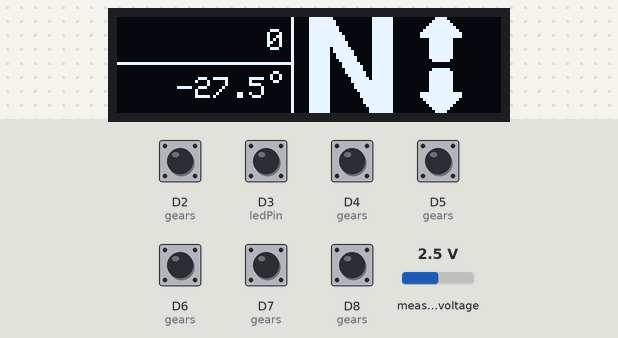
A program run on a simulated nRF52 board. Shown: 128×32 one-colour display. The inputs (shaded band) are chosen by the test bench; at power-on: D2 (gears), D3 (ledPin), D4 (gears), D5 (gears), D6 (gears), D7 (gears), D8 (gears) HIGH, measured voltage 2.5 V.

Above: at 1.2 s.
1.3 s: D2 (gears) pulled LOW for 0.15 s
At 2.5 s:
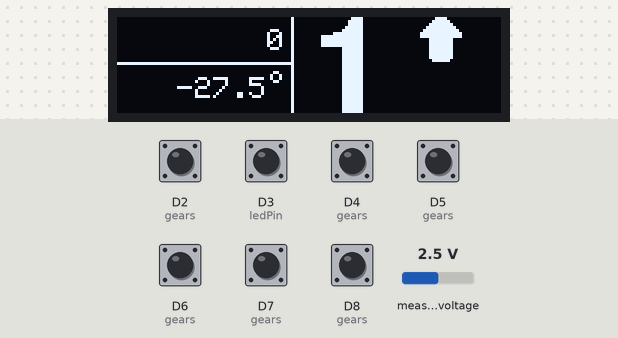
2.9 s: D3 (ledPin) pulled LOW for 0.15 s
At 3.3 s:
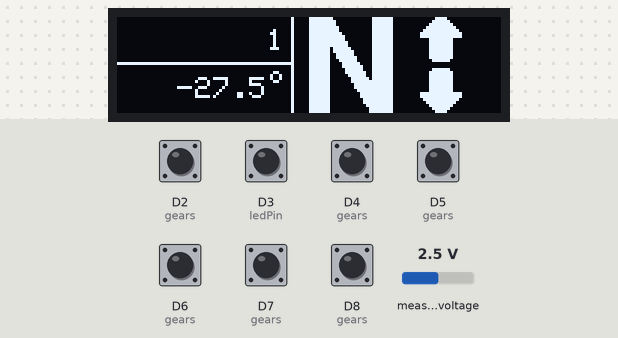
4.5 s: D4 (gears) pulled LOW for 0.15 s
At 4.8 s:
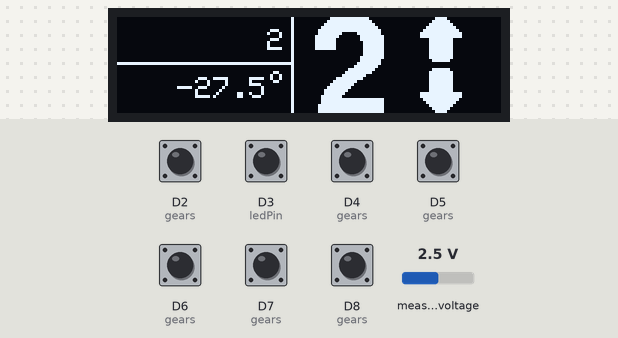
6.1 s: D8 (gears) pulled LOW for 0.15 s
At 6.7 s:
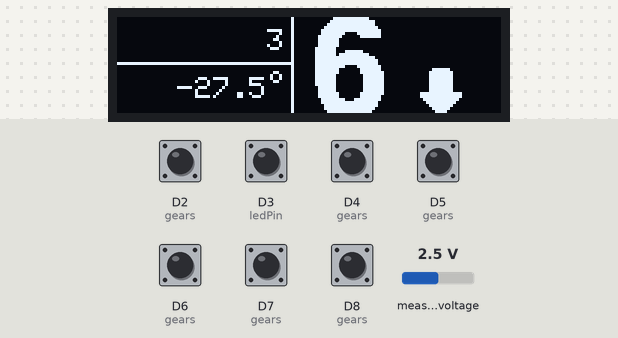
7.7 s: measured voltage set to 0.1 V
At 8.9 s:
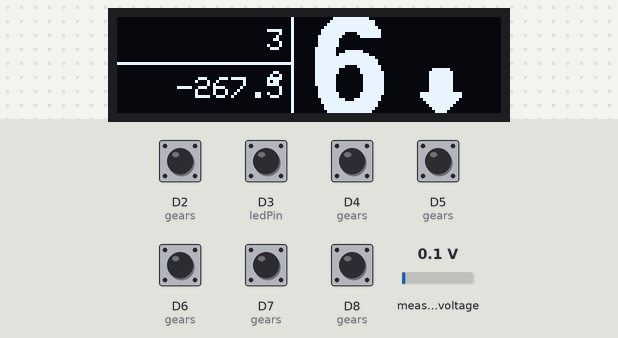
9.9 s: D5 (gears) pulled LOW for 0.15 s
At 10.3 s:
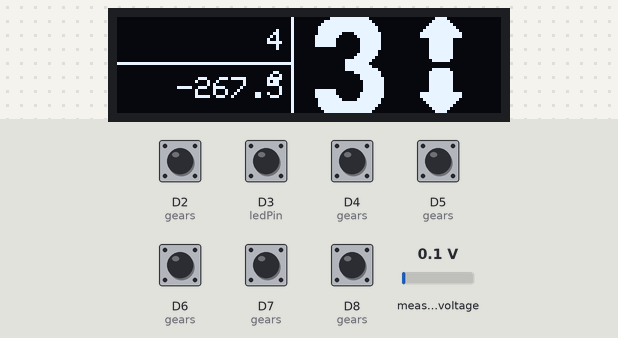
Timing chart, 0 to 12.9 s (numbered marks = the images above; inputs shaded):
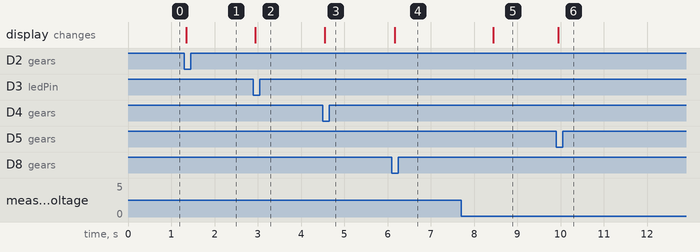

Measured:
- after the input at 1.3 s, the display: changes after 0.05 s (image 1)
- after the input at 2.9 s, the display: changes at once (image 2)
- after the input at 4.5 s, the display: changes after 0.05 s (image 3)
- after the input at 6.1 s, the display: changes after 0.06 s (image 4)
- after the input at 7.7 s, the display: changes after 0.74 s (image 5)
- after the input at 9.9 s, the display: changes after 0.05 s (image 6)

The program:

main.cpp
```cpp
/*
**------------------------------------------------------------------------------
** ArduGearIndicator:
**
** Keeps track of gear changes based on GPIO inputs.
** Displays the current gear on an Adafruit 1603 OLED
**------------------------------------------------------------------------------
*/
/*
**------------------------------------------------------------------------------
** References
**------------------------------------------------------------------------------
*/
#include <Arduino.h>
#include <Wire.h>
#include <Adafruit_SSD1306.h>
#include <Adafruit_GFX.h>
#include <Adafruit_ADS1015.h>
#include <fonts/FreeSansBold24pt7b.h>
#include <stdint.h>
#include <bitmaps.h>

/*
**------------------------------------------------------------------------------
** Macros
**------------------------------------------------------------------------------
*/
#define PORTRAIT    0
#define LANDSCAPE   1


#define _SESSIONCOUNTER_
#define _THERMOMETER_
//#define _INVERTED_DISPLAY_
#define _ARROWINDICATORS_
#define ORIENTATION LANDSCAPE

/*
**------------------------------------------------------------------------------
** Types
**------------------------------------------------------------------------------
*/
typedef struct
{
    char name[8];
    uint8_t pin;
    uint8_t xOffset;
}indicator_t;

/*
**------------------------------------------------------------------------------
** Constants
**------------------------------------------------------------------------------
*/

#define SCREEN_WIDTH         128        // OLED display width, in pixels
#define SCREEN_HEIGHT        32         // OLED display height, in pixels

#if (ORIENTATION == PORTRAIT)
const indicator_t gears[7] =
{
    { "1", 2, 4 },
    { "N", 3, 0 },
    { "2", 4, 4 },
    { "3", 5, 4 },
    { "4", 6, 4 },
    { "5", 7, 4 },
    { "6", 8, 4 }
};
#elif (ORIENTATION == LANDSCAPE)
const indicator_t gears[7] =
{
    { "1", 2, 64 },
    { "N", 3, 60 },
    { "2", 4, 64 },
    { "3", 5, 64 },
    { "4", 6, 64 },
    { "5", 7, 64 },
    { "6", 8, 64 }
};
#endif

const int16_t ledPin = LED_BUILTIN;

#if (ORIENTATION == PORTRAIT)
const int16_t yBasePos = 60;
const int16_t tempYPos = 110;
const int16_t yTopTextPos = 17;
#elif (ORIENTATION == LANDSCAPE)
const int16_t yBasePos = 32;
const int16_t tempYPos = 20;
const int16_t yTopTextPos = 0;
#endif

#ifdef _THERMOMETER_
#define SAMPLEDELAY         100U
#if (ORIENTATION == PORTRAIT)
const int16_t degXPos = 0;
const int16_t degYPos = tempYPos - 2;
#elif (ORIENTATION == LANDSCAPE)
const int16_t degXPos = 51;
const int16_t degYPos = tempYPos - 2;
#endif
#endif

#ifdef _ARROWINDICATORS_

#if (ORIENTATION == PORTRAIT)
const int16_t upXPos = 16;
const int16_t upYPos = yBasePos + 16;
const int16_t dnXPos = 0;
const int16_t dnYPos = yBasePos + 16;
#elif (ORIENTATION == LANDSCAPE)
const int16_t upXPos = 100;
const int16_t upYPos = yBasePos - 33;
const int16_t dnXPos = 100;
const int16_t dnYPos = yBasePos - 15;
#endif
#endif

#define SLEEPDELAY          1000U

/*
**------------------------------------------------------------------------------
** Function prototypes
**------------------------------------------------------------------------------
*/
void drawGearInfo(int16_t);
float measureT(void);

/*
**------------------------------------------------------------------------------
** Locals
**------------------------------------------------------------------------------
*/
Adafruit_SSD1306 display(SCREEN_WIDTH, SCREEN_HEIGHT, &Wire, -1, 200000, 200000);
Adafruit_ADS1115 adc(0x48);
static uint32_t changeCounter = 0;
static float temperature = 12.34;
static int16_t firstRun = true;

/*
**------------------------------------------------------------------------------
** Functions
**------------------------------------------------------------------------------
*/
/*
**------------------------------------------------------------------------------
** sleepDisplay:
**
** Sets teh display into sleep mode
**------------------------------------------------------------------------------
*/
void sleepDisplay(Adafruit_SSD1306* display)
{
    display->ssd1306_command(SSD1306_DISPLAYOFF);
}

/*
**------------------------------------------------------------------------------
** wakeDisplay:
**
** Wakes the display from sleep mode
**------------------------------------------------------------------------------
*/
void wakeDisplay(Adafruit_SSD1306* display)
{
    display->ssd1306_command(SSD1306_DISPLAYON);
}

/*
**------------------------------------------------------------------------------
** setup:
**
** See name
**------------------------------------------------------------------------------
*/
void setup(void)
{
    uint16_t i;

    pinMode(ledPin, OUTPUT);

    Serial.begin(19200);
    Wire.begin();

    temperature = measureT();

    for(i = 0 ; i < sizeof(gears)/sizeof(indicator_t) ; i++)
    {
        pinMode(gears[i].pin, INPUT_PULLUP);
    }

    //Set up the display
    if (!display.begin(SSD1306_SWITCHCAPVCC, 0x3c))  // Address 0x3D for 128x64, 0x3c for 128x32
    {
        for (;;)
        Serial.println(F("Channel display allocation failed")); // Don't proceed, loop forever
    }

    display.clearDisplay();
    display.setTextSize(1);      // Normal 1:1 pixel scale
    display.setTextColor(WHITE); // Draw white text
#if (ORIENTATION == PORTRAIT)
    display.setRotation(1);
#elif (ORIENTATION == LANDSCAPE)
    display.setRotation(0);
#endif
    display.cp437(true);
    #ifdef _INVERTED_DISPLAY_
    display.invertDisplay(true);
    #endif

    wakeDisplay(&display);
    drawGearInfo(1);
}

#ifdef _SESSIONCOUNTER_
void drawSessionCounter(void)
{
    static char str[10];

    //Current session counter
#if (ORIENTATION == PORTRAIT)
    display.writeLine(0, yTopTextPos + 4, 31, yTopTextPos + 4, WHITE);
    display.setCursor(0, yTopTextPos);
#elif (ORIENTATION == LANDSCAPE)
    display.writeLine(0, yTopTextPos + 15, 58, yTopTextPos + 15, WHITE);    //horizontal line
    display.writeLine(58, 0, 58, SCREEN_HEIGHT, WHITE);                     //vertical line
    display.setCursor(26, yTopTextPos+10);
#endif
    display.setFont();
    sprintf(str, "% 5lu", changeCounter);
    display.print(str);
}
#endif

#ifdef _THERMOMETER_
void drawTemperature(void)
{
    static char str[10];

    //Clear the screen area
#if (ORIENTATION == PORTRAIT)
    display.fillRect(0, tempYPos - 4, SCREEN_HEIGHT, SCREEN_WIDTH - (tempYPos - 4), BLACK);
    display.drawBitmap(degXPos, degYPos, degIcon, DEGICON_WIDTH, DEGICON_HEIGHT, WHITE);
    display.setFont();
    display.writeLine(0, tempYPos - 4, 31, tempYPos - 4, WHITE);
#elif (ORIENTATION == LANDSCAPE)
    display.fillRect(0, tempYPos - 4, 57, SCREEN_HEIGHT - tempYPos, BLACK);
    display.drawBitmap(degXPos, degYPos, degIcon, DEGICON_WIDTH, DEGICON_HEIGHT, WHITE);
    display.setFont();
    display.writeLine(0, tempYPos - 5, 58, tempYPos - 5, WHITE);            //horizontal line
    display.writeLine(58, 0, 58, SCREEN_HEIGHT, WHITE);                     //vertical line
#endif

    //Temperature
    int16_t t = temperature;
    uint16_t dec = (temperature * 10);
    dec %= 10;
    sprintf(str, "% 2d.%1u", t, dec);
#if (ORIENTATION == PORTRAIT)
    display.setCursor(0, tempYPos);
#elif (ORIENTATION == LANDSCAPE)
    display.setCursor(20, tempYPos);
#endif
    display.print(str);
}
#endif

/*
**------------------------------------------------------------------------------
** drawGearInfo:
**
** Draws everything about hte current gear
**------------------------------------------------------------------------------
*/
void drawGearInfo(int16_t gear)
{
    static char str[10];

    display.clearDisplay();

#ifdef _ARROWINDICATORS_
    //Possible changes
    if(gear == 0)
    {
        //Only up
        display.drawBitmap(upXPos, upYPos, upIcon, ARROWICON_WIDTH, ARROWICON_HEIGHT, WHITE);
    }
    else if (gear == sizeof(gears)/sizeof(indicator_t) - 1)
    {
        //Only down
        display.drawBitmap(dnXPos, dnYPos, dnIcon, ARROWICON_WIDTH, ARROWICON_HEIGHT, WHITE);
    }
    else
    {
        //Both up and down
        display.drawBitmap(upXPos, upYPos, upIcon, ARROWICON_WIDTH, ARROWICON_HEIGHT, WHITE);
        display.drawBitmap(dnXPos, dnYPos, dnIcon, ARROWICON_WIDTH, ARROWICON_HEIGHT, WHITE);
    }
#endif

    //Current gear number
#if (defined(_SESSIONCOUNTER_) || defined(_THERMOMETER_)) && (ORIENTATION == LANDSCAPE)
    //fixes a weird bug where graphic fonts are offset if mixed with the default font
    display.setCursor(gears[gear].xOffset, yBasePos-6);
#else
    display.setCursor(gears[gear].xOffset, yBasePos);
#endif
    display.setFont(&FreeSansBold24pt7b);
    sprintf(str, "%s", gears[gear].name);
    display.print(str);

#ifdef _SESSIONCOUNTER_
    drawSessionCounter();
#endif

#ifdef _THERMOMETER_
    drawTemperature();
#endif

    display.display();
}

/*
**------------------------------------------------------------------------------
** gearChanged:
**
** Checks for gear changes and keeps count of the gear changes so far
**------------------------------------------------------------------------------
*/
int16_t gearChanged(int16_t gear, int16_t lastGear)
{
    if(!digitalRead(gears[gear].pin) && (gears[gear].pin != lastGear))
    {
        if(firstRun)
        {
            firstRun = false;
        }
        else
        {
            changeCounter++;
        }
        return true;
    }
    return false;
}

/*
**------------------------------------------------------------------------------
** measureT:
**
** Reads a LM335 thermometer on A0 ands returns degrees Celsius
**------------------------------------------------------------------------------
*/
float measureT(void)
{
#define CALVALUE    6.144
#define CALOFFSET   4.0
    float retVal;

    retVal = (adc.readADC_SingleEnded(0)*CALVALUE)/32767.0;

    retVal /= 0.01;
    retVal -= (273.15 + CALOFFSET);

    return retVal;
}
/*
**------------------------------------------------------------------------------
** loop:
**
** See name
**------------------------------------------------------------------------------
*/
void loop(void)
{
    static uint16_t checkGear = 0;
    static uint16_t lastGear = 0;
    static uint16_t sleepTimer = 0;
    static uint16_t sampleTimer = 0;
    static int sensorValue = 0;

    if(gearChanged(checkGear, lastGear))
    {
        lastGear = gears[checkGear].pin;

        wakeDisplay(&display);
        sleepTimer = 0;
        drawGearInfo(checkGear);
    }

    checkGear++;
    if( checkGear >= sizeof(gears)/sizeof(indicator_t))
    {
        checkGear = 0;
    }

    if(sleepTimer < SLEEPDELAY)
    {
        sleepTimer++;
    }
    else if(sleepTimer == SLEEPDELAY)
    {
        sleepTimer++;
        sleepDisplay(&display);
    }

    #ifdef _THERMOMETER_
    if(sampleTimer++ > SAMPLEDELAY)
    {
        sampleTimer = 0;
        temperature = measureT();
        drawTemperature();
        display.display();
    }
    #endif
    delay(10);
}
```

bitmaps.h
```cpp
/*
**------------------------------------------------------------------------------
** Here be bitmaps
**------------------------------------------------------------------------------
*/

#ifndef _BITMAPS_H_
#define _BITMAPS_H_

#define DEGICON_WIDTH       4
#define DEGICON_HEIGHT      4
const uint8_t PROGMEM degIcon[] =
{
    0x6f,
    0x9f,
    0x9f,
    0x6f
};

#define ARROWICON_WIDTH     16
#define ARROWICON_HEIGHT    16
const uint8_t PROGMEM upIcon[] =
{
    0x01, 0x80,
    0x03, 0xc0,
    0x07, 0xe0,
    0x0f, 0xf0,
    0x1f, 0xf8,
    0x3f, 0xfc,
    0x7f, 0xfe,
    0x7f, 0xfe,
    0x0f, 0xf0,
    0x0f, 0xf0,
    0x0f, 0xf0,
    0x0f, 0xf0,
    0x0f, 0xf0,
    0x0f, 0xf0,
    0x0f, 0xf0,
    0x07, 0xe0
};

const uint8_t PROGMEM dnIcon[] =
{
    0x07, 0xe0,
    0x0f, 0xf0,
    0x0f, 0xf0,
    0x0f, 0xf0,
    0x0f, 0xf0,
    0x0f, 0xf0,
    0x0f, 0xf0,
    0x0f, 0xf0,
    0x7f, 0xfe,
    0x7f, 0xfe,
    0x3f, 0xfc,
    0x1f, 0xf8,
    0x0f, 0xf0,
    0x07, 0xe0,
    0x03, 0xc0,
    0x01, 0x80
};

#endif  /* _BITMAPS_H_ */
```
